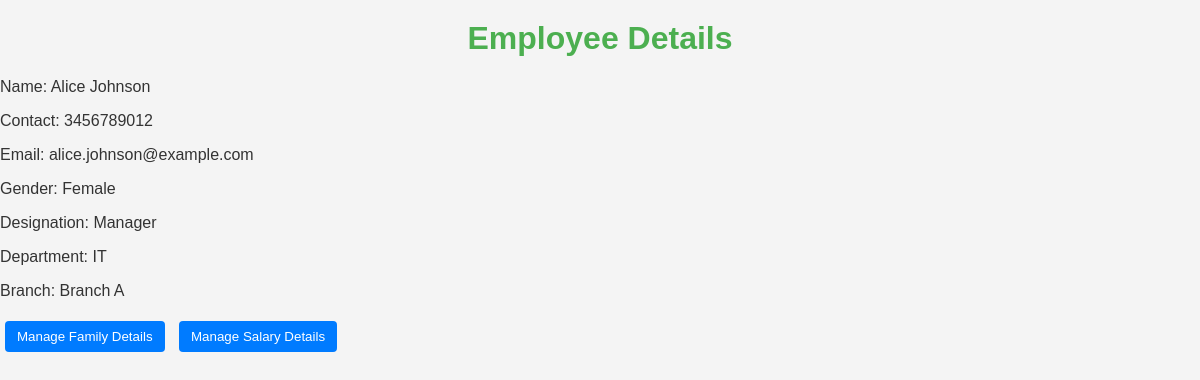
/employee_details.php?id=3, run on the app's committed database.
### tables this page shows
CREATE TABLE `tbl_employee` (
  `id` int(11) NOT NULL,
  `name` varchar(100) NOT NULL,
  `contact` varchar(15) NOT NULL,
  `email` varchar(100) NOT NULL,
  `gender` enum('Male','Female','Other') NOT NULL,
  `designation` varchar(100) NOT NULL,
  `department` varchar(100) NOT NULL,
  `branch` varchar(100) NOT NULL,
  `created_at` timestamp NOT NULL DEFAULT current_timestamp()
);

### employee_details.php (the view, shortened to what this page needs)
<?php
include 'db.php';
$id = $_GET['id'];
$employee = $conn->query("SELECT * FROM tbl_employee WHERE id = $id")->fetch_assoc();
?>
<!DOCTYPE html>
<html lang="en">
<head>
    <link rel="stylesheet" href="styles.css">
</head>
<body>
    <h1>Employee Details</h1>
    <div>
        <p>Name: <?php echo $employee['name']; ?></p>
        <p>Contact: <?php echo $employee['contact']; ?></p>
        <p>Email: <?php echo $employee['email']; ?></p>
        <p>Gender: <?php echo $employee['gender']; ?></p>
        <p>Designation: <?php echo $employee['designation']; ?></p>
        <p>Department: <?php echo $employee['department']; ?></p>
        <p>Branch: <?php echo $employee['branch']; ?></p>
    </div>
    <button id="family-details">Manage Family Details</button>
    <button id="salary-details">Manage Salary Details</button>
</body>
</html>

### styles.css (style rules this page uses)
body { font-family: Arial, sans-serif; margin: 0; padding: 0; background-color: #f4f4f4; color: #333; }
h1 { text-align: center; color: #4CAF50; margin-top: 20px; }
button { padding: 8px 12px; margin: 5px; border: none; border-radius: 4px; cursor: pointer; background-color: #007BFF; color: white; transition: background-color 0.3s; }

### data on the page
tbl_employee: name "Alice Johnson", contact "3456789012", email "alice.johnson@example.com", gender "Female", designation "Manager", department "IT", branch "Branch A"
